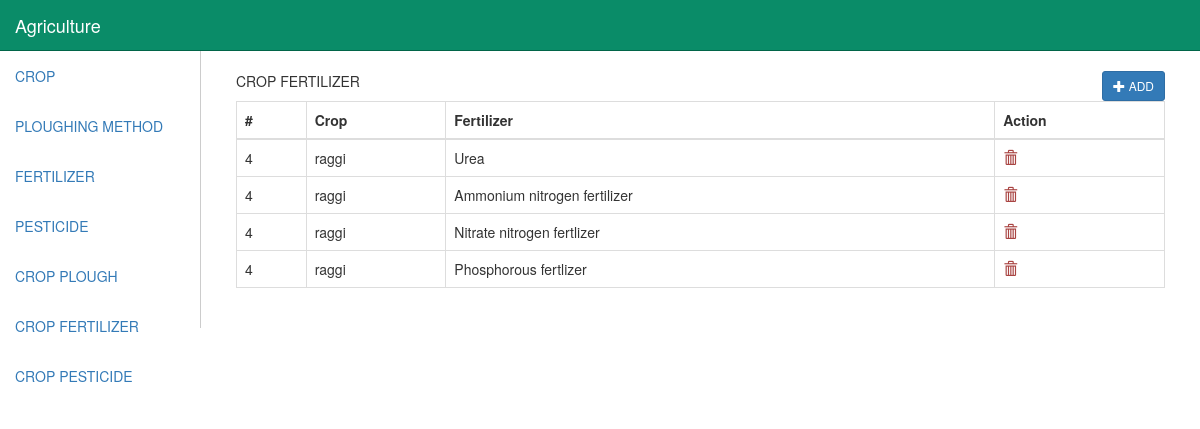
The app's page /ADMIN/cropfertilizer.php (signed in) with its own data.
### tables this page shows
CREATE TABLE `crop_fert` (
  `id` int(11) NOT NULL,
  `crop_id` int(11) DEFAULT NULL,
  `fert_id` int(11) DEFAULT NULL
);

CREATE TABLE `crop` (
  `crop_id` int(11) NOT NULL,
  `name` varchar(32) DEFAULT NULL
);

CREATE TABLE `fertilizer` (
  `fert_id` int(11) NOT NULL,
  `name` varchar(32) DEFAULT NULL
);

### ADMIN/cropfertilizer.php (the view, shortened to what this page needs)
<?php
  include 'db_connection.php';
?>
<!DOCTYPE html>
<html>
<head>
  <link rel="stylesheet" href="https://maxcdn.bootstrapcdn.com/bootstrap/3.3.7/css/bootstrap.min.css">
</head>
<body>
	<nav class="navbar navbar-inverse navbar-fixed-top" style="margin-bottom:0px;background-color: #0a8c68;border-color: #016549;">
		<div class="container-fluid">
			<div class="navbar-header">
				<a class="navbar-brand" href="#" style="color:#fff;">Agriculture</a>
			</div>
		</div>
	</nav>
	<div class="container-fluid" style="padding:0px;margin-top:51px;">
  		<div class="col-md-2" style="padding:0px;">
			<ul class="nav navbar-nav">
				<li class="active"><a href="index.php">CROP</a></li>
				<li><a href="plough.php">PLOUGHING METHOD</a></li>
				<li><a href="fertilizer.php">FERTILIZER</a></li>
				<li><a href="pesticide.php">PESTICIDE</a></li>
				<li><a href="cropplough.php">CROP PLOUGH</a></li>
				<li><a href="cropfertilizer.php">CROP FERTILIZER</a></li>
				<li><a href="croppesticide.php">CROP PESTICIDE</a></li>
			</ul>
		</div>
		<div class="col-md-10" style="padding:20px 20px; border-left: 1px solid #ccc;">
			<div class="col-md-12">
				<p> CROP FERTILIZER
					<button type="button" class="btn btn-primary btn-sm pull-right" data-toggle="modal" data-target="#addfert">
						<span class="glyphicon glyphicon-plus"></span> ADD
					</button>
				</p>
				<div class="table-responsive">
					<table class="table table-bordered">
						<thead>
							<tr>
								<th>#</th>
								<th>Crop</th>
								<th>Fertilizer</th>
								<th>Action</th>
							</tr>
						</thead>
						<?php
							$query = "SELECT  b.id as id, a.name as cname, c.name as fname from crop a join crop_fert b on a.crop_id = b.crop_id join fertilizer c on c.fert_id = c.fert_id";
							$result = mysqli_query($conn, $query);
							$count = $result->num_rows;
							if ($count > 0) {
								while($row = $result->fetch_assoc()){
								?>
								<tr>
									<td><?php echo $row["id"]?></td>
									<td><?php echo $row["cname"]?></td>
									<td><?php echo $row["fname"]?></td>
									<td>
										<a href="javascript:void(0);" class="deletebtn" data-column="id" data-table="crop_fert" data-id="<?php echo $row["id"]?>">
											<span class="glyphicon glyphicon-trash text-danger"></span>
										</a>
									</td>
								</tr>
								<?php
								}
							} else {
								echo "<tr><td colspan='3'> No result found</td></tr>";
							}
						?>
					</table>
				</div>
			</div>
		</div>
	</div>
</body>
</html>

### ADMIN/cropfertilizer.php (style rules this page uses)
table { background-color:white; }

### records on screen
crop_fert: id "4", crop.name "raggi", fertilizer.name "Urea", fertilizer.name "Ammonium nitrogen fertilizer", fertilizer.name "Nitrate nitrogen fertlizer", fert.name "Phosphorous fertlizer"
